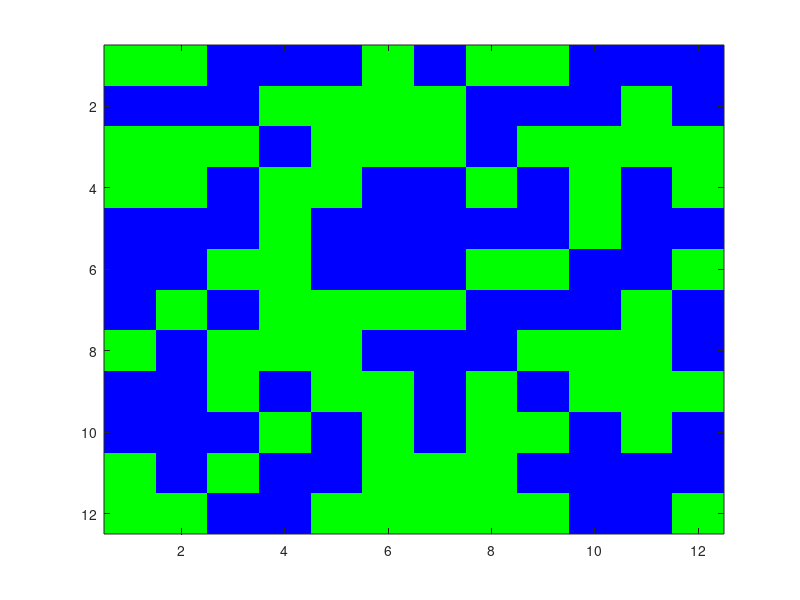

Recreate this plot in MATLAB.

% M = reshape(1:9, 3, 3)';
M = round(rand(12))
tic()

[rM, cM] = size(M);
R = zeros(rM+2, cM+2);
R = [[M(end,end),M(end,:),M(end,1)];...
    [M(:,end),M(:,:),M(:,1)];...
    [M(1,end),M(1,:),M(1,1)]];
mask = [1, 1, 1; 1, 0, 1; 1, 1, 1];
mSum = convn(R, mask, 'same')(2:end-1,2:end-1)
Mc = M & (mSum > 1) & (mSum < 4) | (~M & (mSum == 3))
imagesc(xor(Mc, M))
colormap([0,0,1;0,1,0])

1/toc()

% R(1,:) = [M(end,end),M(end,:),M(end,1)];
% R(2:rM+1,1:cM+2) = [M(:,end),M(:,:),M(:,1)];
% R(rM+2,:) = [M(1,end),M(1,:),M(1,1)];

% mSum = convn(R, mask, 'same');
% mSum = mSum(2:end-1,2:end-1);
